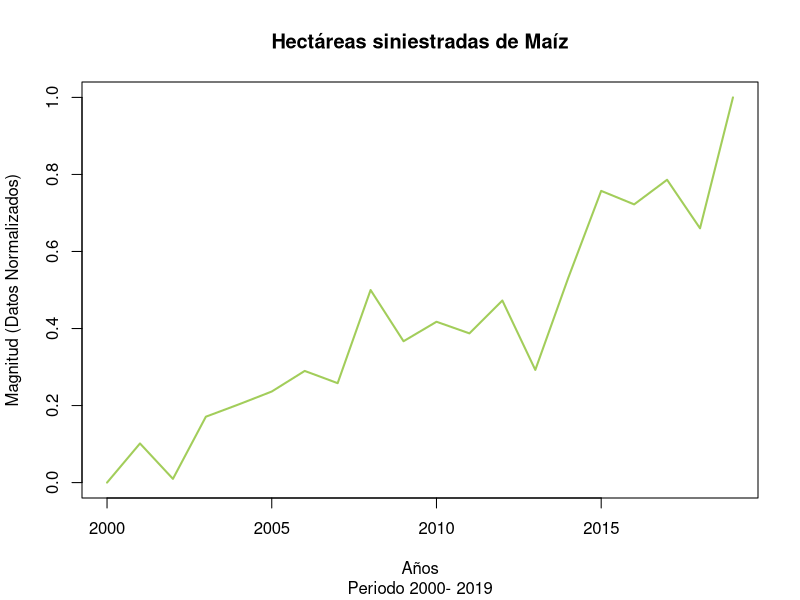
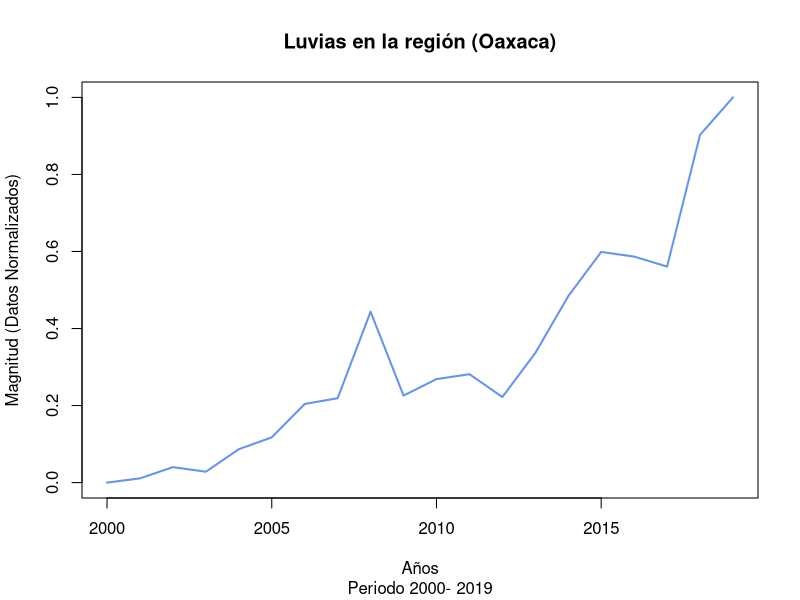
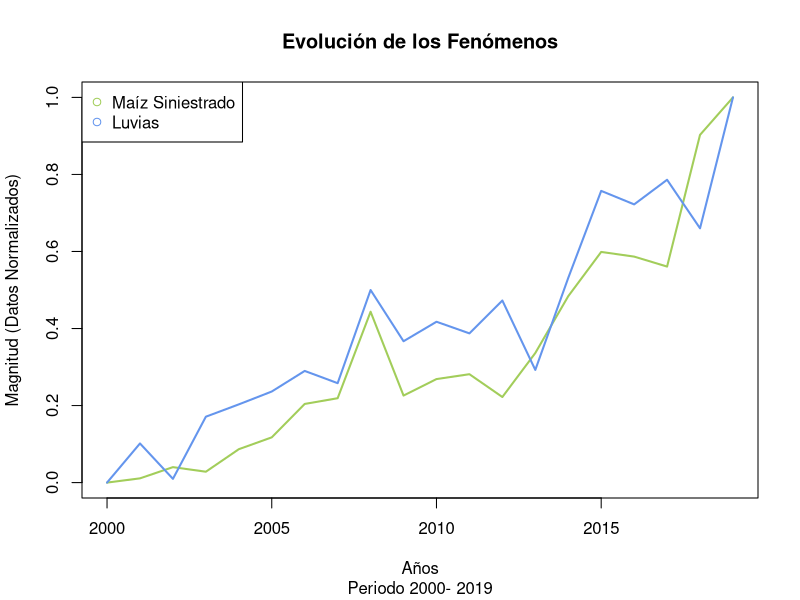
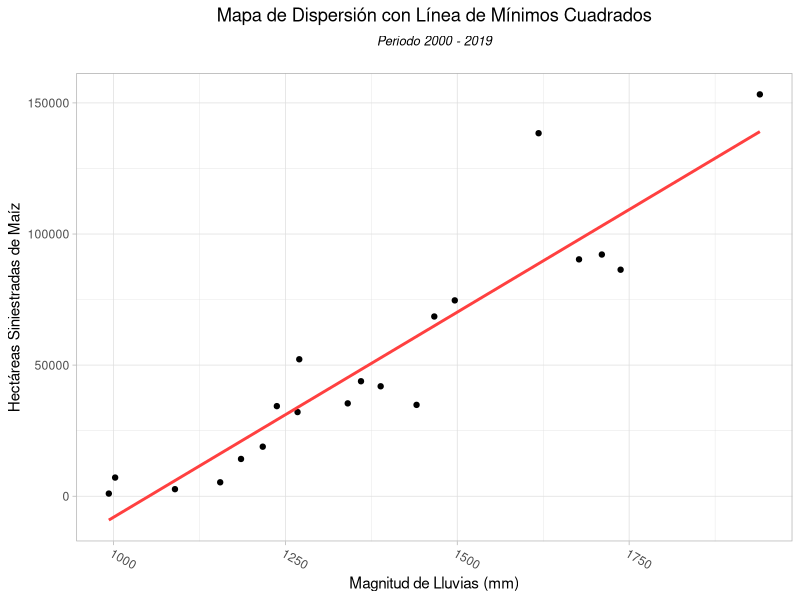
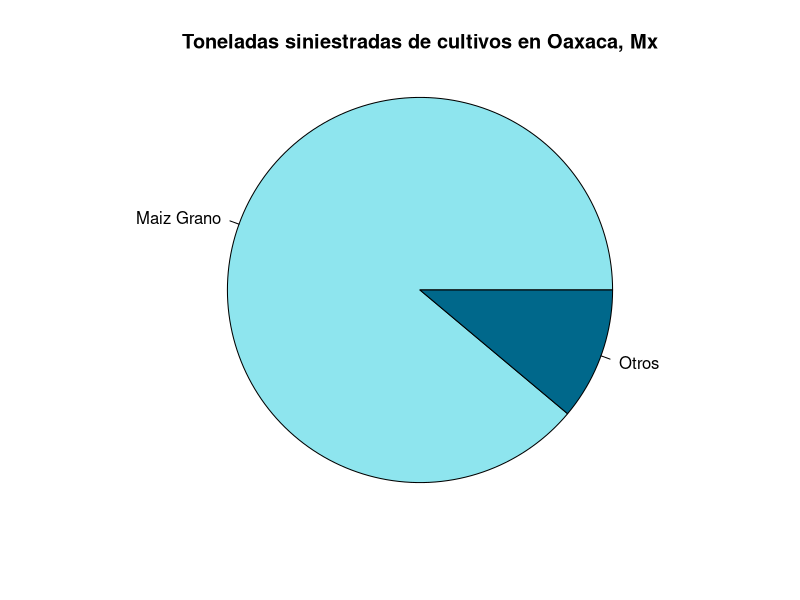
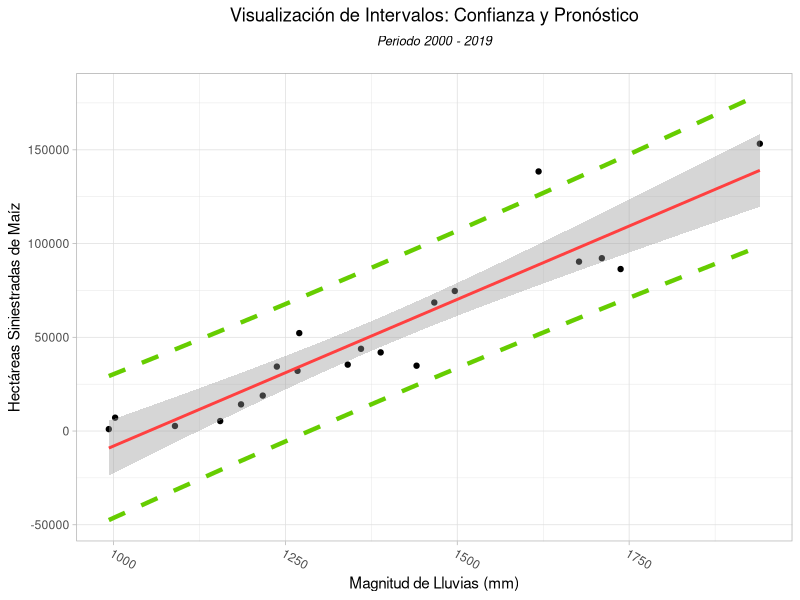
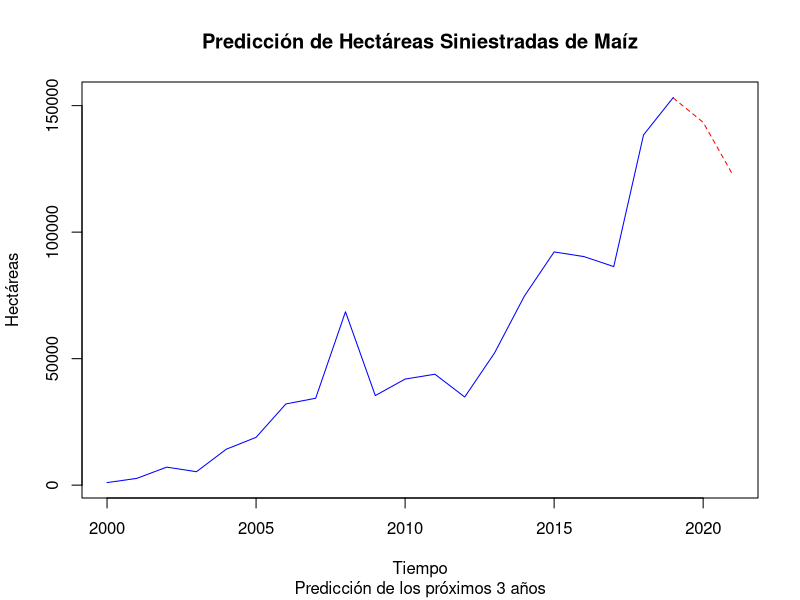
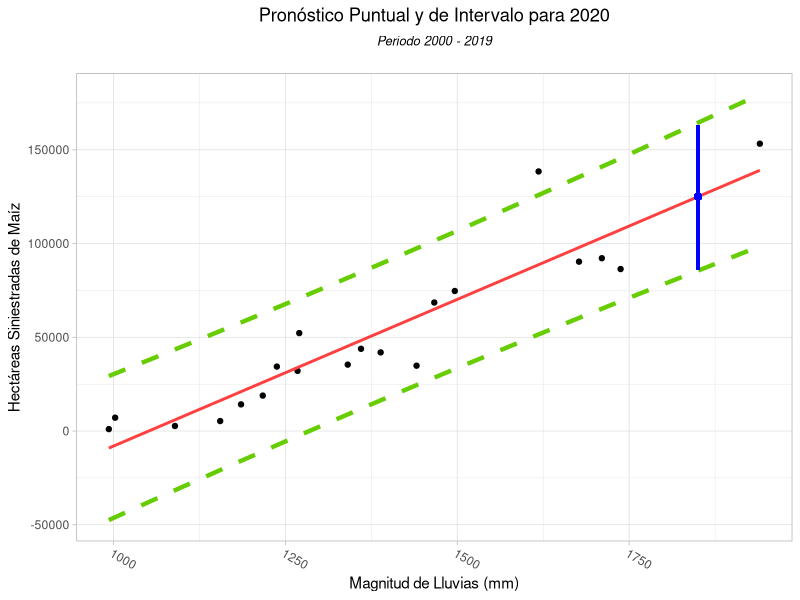

Write R code to recreate these figures, in order.
setwd("D:\\ACS\\BEDU\\ProyectoR")

library(dplyr)

######

#datos <- lapply(dir(), read.csv) 
#datos <- lapply(datos, select, Nomestado, Anio, Nommodalidad, Nomcultivo, Sembrada, Siniestrada) 

#datos <- do.call(rbind, datos)

#datos <- read.csv("dfOaxaca.csv")
#datos
#AgriOaxaca <- filter(datos, datos$Nomestado == "Oaxaca", datos$Nommodalidad == "Temporal")


#AgriOaxacasin <- AgriOaxaca %>%  group_by(Anio,Nomcultivo) %>% summarize(totalsin = sum(Siniestrada))

#dfOaxaca <- as.data.frame(AgriOaxacasin)

#Eliminar renglones no importantes 
#dfOaxaca <- filter(dfOaxaca, dfOaxaca$totalsin != 0)

#write.csv(dfOaxaca, "dfOaxaca.csv")

dfOaxaca <- read.csv("dfOaxaca.csv")

dfmaiz <- filter(dfOaxaca, dfOaxaca$Nomcultivo== "Maiz grano")

dfmaiz <- select(dfmaiz, Anio, totalsin)


#dfOaxaca.aÃ±o <- dfOaxaca %>% group_by(Anio) %>% summarize(totalsin = sum(totalsin))

#ts.AgriaÃ±o <- ts(dfOaxaca.aÃ±o[,2], start=2000, end = 2019)

ts.maiz <- ts(dfmaiz[,2], start = 2000, end= 2019)

#Normalizar los datos para graficar ambas series de tiempo en la misma gráfica

normalize <- function(x) {
  return ((x - min(x)) / (max(x) - min(x)))
}



data.Oax <- read.csv("lluviasOax.csv")
data.Oax.norm <- normalize(data.Oax)
data.Oax.ts <- ts(data.Oax.norm, start = 2000)


dfmaiz.norm <- normalize(dfmaiz$totalsin)
dfmaiz.ts <- ts(dfmaiz.norm, start = 2000)

#Gráficas de series de tiempo (conjunta e individuales)

plot(data.Oax.ts,lty = 1, lwd = 2, col = "darkolivegreen3", 
     main = "Hectáreas siniestradas de Maíz", xlab = "Años", 
     ylab = "Magnitud (Datos Normalizados)", sub = "Periodo 2000- 2019")

plot(dfmaiz.ts,lty = 1, lwd = 2, col = "cornflowerblue", 
     main = "Luvias en la región (Oaxaca)", xlab = "Años", 
     ylab = "Magnitud (Datos Normalizados)", sub = "Periodo 2000- 2019")

ts.plot(cbind(dfmaiz.ts,data.Oax.ts), lty = 1:1, lwd = 2:2 ,
        col = c("darkolivegreen3","cornflowerblue"), main = "Evolución de los Fenómenos",
        xlab = "Años", ylab = "Magnitud (Datos Normalizados)", sub = "Periodo 2000- 2019")
legend("topleft", legend = c("Maíz Siniestrado","Luvias"),
       col= c("darkolivegreen3","cornflowerblue"), pch=1)

#Gráfica de dispersión con la línea de regresión

library(ggplot2)
scatter <- cbind(hectareas = dfmaiz$totalsin,data.Oax)
scatter <- as.data.frame(scatter)
ggplot(scatter, aes(x = Lluvias, y = hectareas)) + 
  geom_point() +
  geom_smooth(method ='lm', se = F, color = "brown1") + 
  theme_light() + 
  labs(x = "Magnitud de Lluvias (mm)", y = "Hectáreas Siniestradas de Maíz") +
  ggtitle(expression(atop("Mapa de Dispersión con Línea de Mínimos Cuadrados", 
                          atop(italic("Periodo 2000 - 2019"), "")))) +
  theme(plot.title = element_text(hjust = 0.5)) +
  theme(axis.text.x = element_text(angle=-30, hjust=0, vjust= 1))

#Gráfica de pastel

Oaxaca.cult <- dfOaxaca %>%  group_by(Nomcultivo) %>% summarize(totalcult = sum(totalsin))
maiz <- filter(Oaxaca.cult, Oaxaca.cult$Nomcultivo == "Maiz grano") %>% 
  select(totalcult) %>% rename(total = totalcult)
no.maiz<- filter(Oaxaca.cult, Oaxaca.cult$Nomcultivo != "Maiz grano") %>% 
  summarise(total = sum(totalcult))
pal.pie <- rbind(maiz, no.maiz)

pie(pal.pie$total, labels = c("Maiz Grano", "Otros"), 
    col = c("cadetblue2", "deepskyblue4"), 
    main = "Toneladas siniestradas de cultivos en Oaxaca, Mx", radius = 1)

# Análisis de los datos: regresión lineal

attach(scatter)
analisis <- lm(hectareas ~ Lluvias)
summary(analisis)
anova(analisis)
int.pred <- predict(analisis, interval = "prediction", level = 0.95)
newscatter <- cbind(scatter,int.pred)
head(newscatter)
ggplot(newscatter, aes(x = Lluvias, y = hectareas)) + 
  geom_point() +
  geom_smooth(method ='lm', se = T, color = "brown1") + 
  theme_light() + 
  labs(x = "Magnitud de Lluvias (mm)", y = "Hectáreas Siniestradas de Maíz") +
  ggtitle(expression(atop("Visualización de Intervalos: Confianza y Pronóstico", 
                          atop(italic("Periodo 2000 - 2019"), "")))) +
  theme(plot.title = element_text(hjust = 0.5)) +
  theme(axis.text.x = element_text(angle=-30, hjust=0, vjust= 1)) +
  geom_line(aes(y = lwr), color = "chartreuse3", lty = 2, lwd = 1.5) + 
  geom_line(aes(y = upr), color = "chartreuse3", lty = 2, lwd = 1.5)

# Predicción usando ARMA y Akaike

ts.maiz
tiempo <- 1:length(ts.maiz)
hec.sin.rl <- lm(log(ts.maiz) ~ tiempo + I(tiempo^2))
pq <- c(0, 0, 0)
akaike <- Inf
for(i in 0:2)for(j in 0:2){
  modelo <- arima(resid(hec.sin.rl), order = c(i, 0, j))
  fit.aic <- AIC(modelo)
  if(fit.aic < akaike){
    pq <- c(i, 0, j)
    arma <- arima(resid(hec.sin.rl), order = pq)
    akaike <- fit.aic
  }
}
pq
tiempo.p <- seq(length(ts.maiz)+1, length = 3)
datos <- data.frame(Time = tiempo.p, periodo = rep(1,3))
pronos.lm <- predict(hec.sin.rl, datos)
pronos.arma <- predict(arma, n.ahead = 3)

hec.sin.pred <- ts(exp(pronos.lm[18:20] + pronos.arma$pred), start = 2019)
ts.plot(cbind(ts.maiz, hec.sin.pred), lty = 1:2, 
        col = c("blue", "red"), xlab = "Tiempo", 
        ylab = "Hectáreas",
        main = "Predicción de Hectáreas Siniestradas de Maíz",
        sub = "Predicción de los próximos 3 años") 

# Predicción usando resultados de la regresión lineal

prono_lluvia <- 1850.2
nueva_estim <- -164490.49+156.46*prono_lluvia
nueva_estim
ggplot(newscatter, aes(x = Lluvias, y = hectareas)) + 
  geom_point() +
  geom_smooth(method ='lm', se = F, color = "brown1") + 
  theme_light() + 
  labs(x = "Magnitud de Lluvias (mm)", y = "Hectáreas Siniestradas de Maíz") +
  ggtitle(expression(atop("Pronóstico Puntual y de Intervalo para 2020", 
                          atop(italic("Periodo 2000 - 2019"), "")))) +
  theme(plot.title = element_text(hjust = 0.5)) +
  theme(axis.text.x = element_text(angle=-30, hjust=0, vjust= 1)) +
  geom_line(aes(y = lwr), color = "chartreuse3", lty = 2, lwd = 1.5) + 
  geom_line(aes(y = upr), color = "chartreuse3", lty = 2, lwd = 1.5) +
  geom_point(aes(x = prono_lluvia,y = nueva_estim), color = "blue", shape = 19, size =2) + 
  geom_segment(aes(x = prono_lluvia, y = 86000, xend = prono_lluvia, yend = 163000),
               col = "blue", lwd = 1)


ts.plot(cbind(ts.maiz, hec.sin.pred), lty = 1:2, lwd = 1:2, 
        col = c("blue", "red"), xlab = "Tiempo", 
        ylab = "Hectáreas",
        main = "Predicción de Hectáreas Siniestradas de Maíz: ARMA vs. Regresión",
        sub = "Predicción puntual 2020") 
points(x = 2020, y = nueva_estim, col = "red", pch = 16)
abline(h=152500, lty = 3, col = "darkgoldenrod2")
abline(h=120000, lty = 3, col = "darkgoldenrod2")
